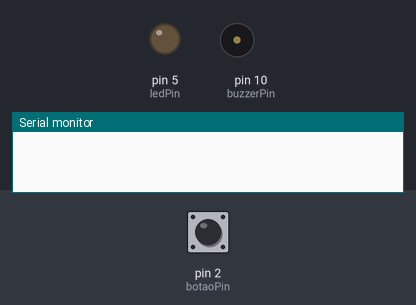
Simulated run of this sketch. Board: Arduino Uno, built with avr-gcc and run on an emulated ATmega328P. Parts: output pins drawn as LEDs (lit = HIGH), buzzer (waves = sounding), the last lines printed to the serial monitor. Inputs (shaded band) come from the test bench; at power-on: pin 2 (botaoPin) LOW.

Above: at 1.2 s.
1.3 s: pin 2 (botaoPin) pulled HIGH for 0.15 s
At 1.42 s:
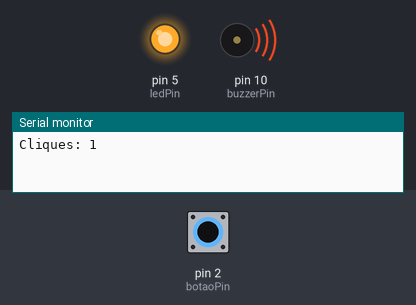
3.0 s: pin 2 (botaoPin) pulled HIGH for 3.2 s
At 7.2 s:
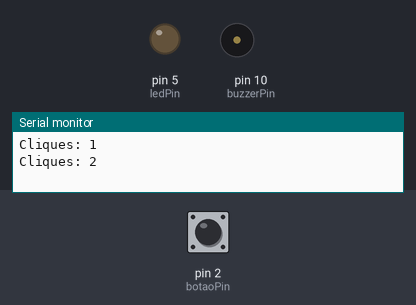
Timing chart, 0 to 8.7 s (numbered marks = the images above; inputs shaded):
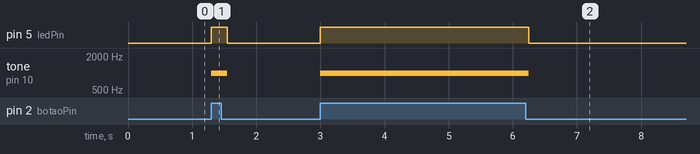

Measured:
- after the input at 1.3 s, pin 5 (ledPin): LOW → HIGH at once, → LOW 0.25 s later; tone on pin 10 (buzzerPin): silent → 1000 Hz at once, → silent 0.25 s later
- after the input at 3.0 s, pin 5 (ledPin): LOW → HIGH at once, → LOW 3.3 s later; tone on pin 10 (buzzerPin): silent → 1000 Hz at once, → silent 3.3 s later

The sketch:

fantabulous_morsekrieg2.ino
```cpp
const int botaoPin = 2;    // Pino do botão
const int ledPin = 5;      // Pino do LED
const int buzzerPin = 10;   // Pino do buzzer

int contadorCliques = 0;   // Contador de cliques
bool botaoPressionado = false; // Variável para verificar se o botão foi pressionado

void setup() {
  pinMode(botaoPin, INPUT); // Configura o pino do botão como entrada
  pinMode(ledPin, OUTPUT);  // Configura o pino do LED como saída
  pinMode(buzzerPin, OUTPUT); // Configura o pino do buzzer como saída
  Serial.begin(9600);       // Inicia a comunicação serial (opcional para monitoramento)
}

void loop() {
  // Verifica se o botão está pressionado
  if (digitalRead(botaoPin) == HIGH) {
    // O LED fica aceso enquanto o botão está pressionado
    digitalWrite(ledPin, HIGH);
    tone(buzzerPin, 1000);  // Gera um som no buzzer com 1000 Hz enquanto o LED está aceso

    if (!botaoPressionado) {
      botaoPressionado = true;  // Marca que o botão foi pressionado
      contadorCliques++;        // Incrementa o contador de cliques
      Serial.print("Cliques: ");
      Serial.println(contadorCliques);  // Exibe o número de cliques na serial
    }
  } else {
    // Quando o botão é solto, o LED pisca no ritmo dos cliques e o som também
    if (botaoPressionado) {
      botaoPressionado = false;  // Marca que o botão foi solto

      // Ajuste do tempo entre os pulsos para evitar som "rouco"
      int tempoPisca = 100 / (contadorCliques); // Um valor mínimo de 200 milissegundos
      if (tempoPisca < 50) {
        tempoPisca = 50; // Limite inferior de tempo (minimo de 50ms)
      }

      // Pisca o LED e gera o som simultaneamente
      digitalWrite(ledPin, HIGH);  // Acende o LED
      tone(buzzerPin, 1000);       // Emite som no buzzer
      delay(tempoPisca);           // Aguarda o tempo definido
      digitalWrite(ledPin, LOW);   // Apaga o LED
      noTone(buzzerPin);           // Para o som
      delay(tempoPisca);           // Aguarda pelo mesmo tempo antes de repetir o ciclo
    }
  }
}
```
